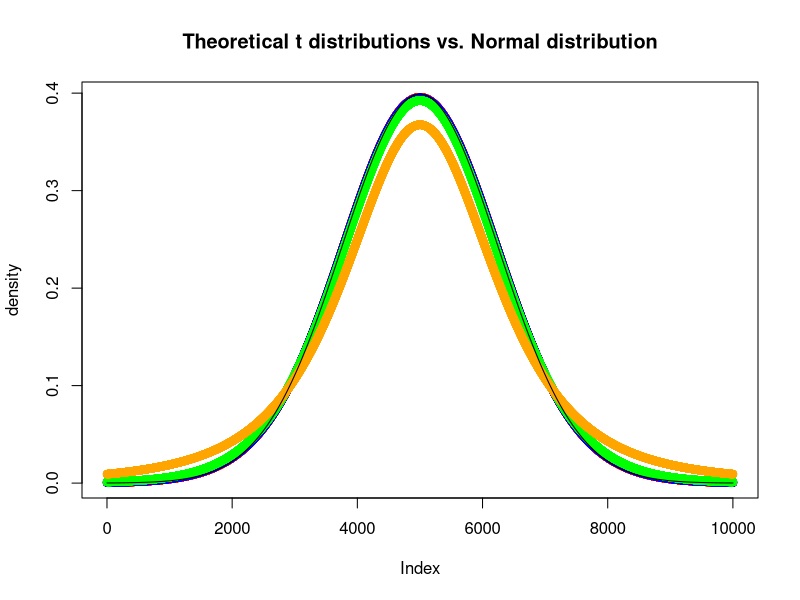
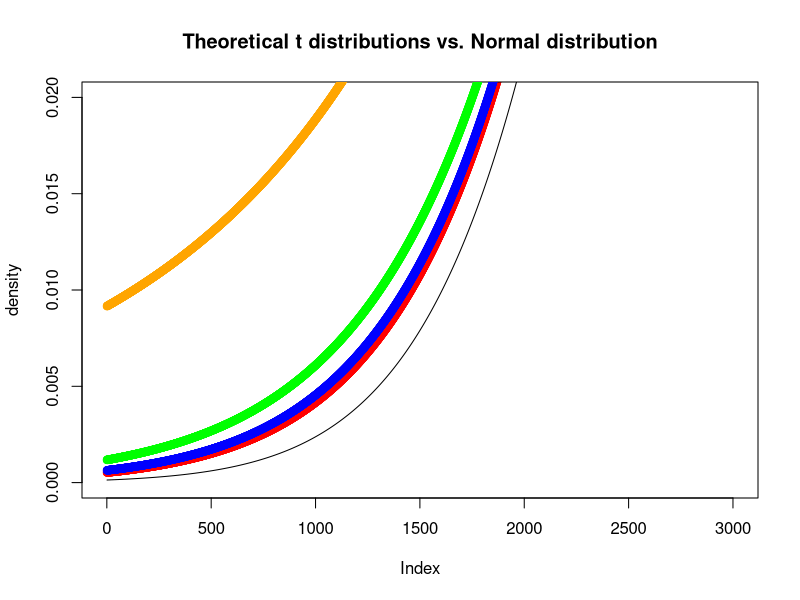
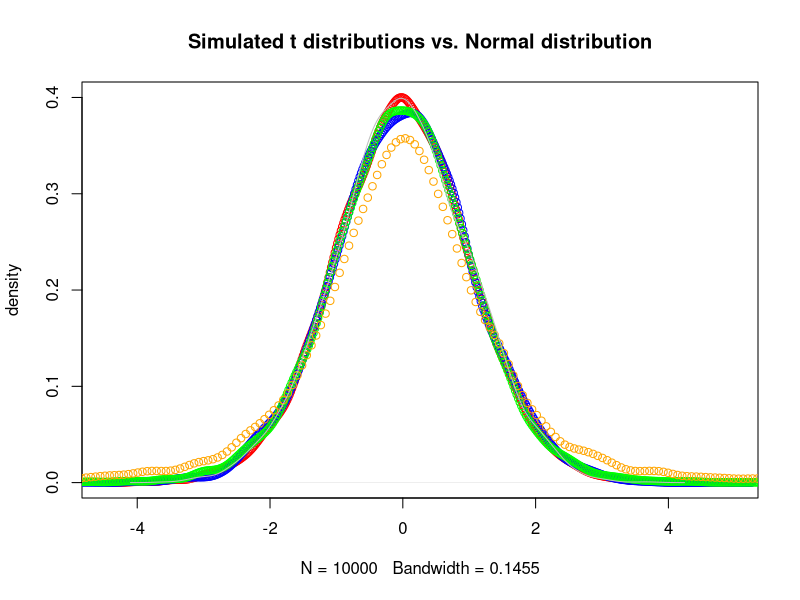
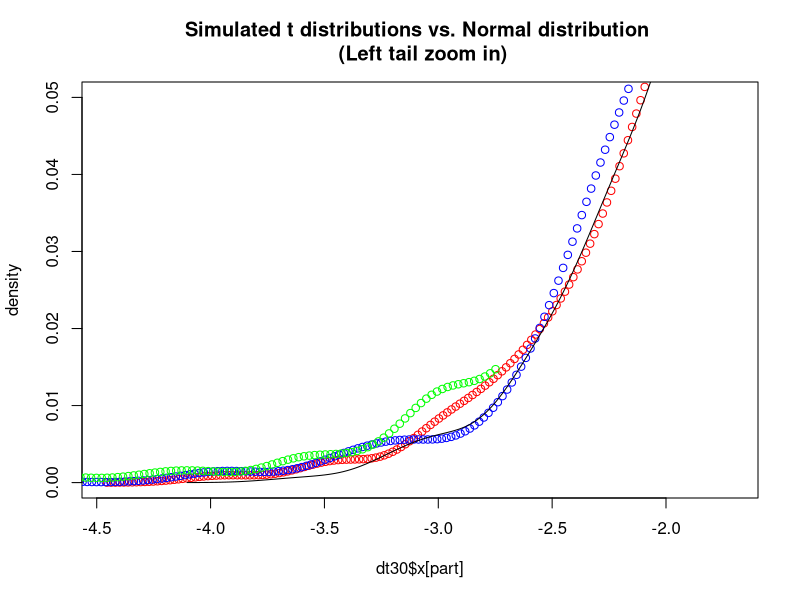
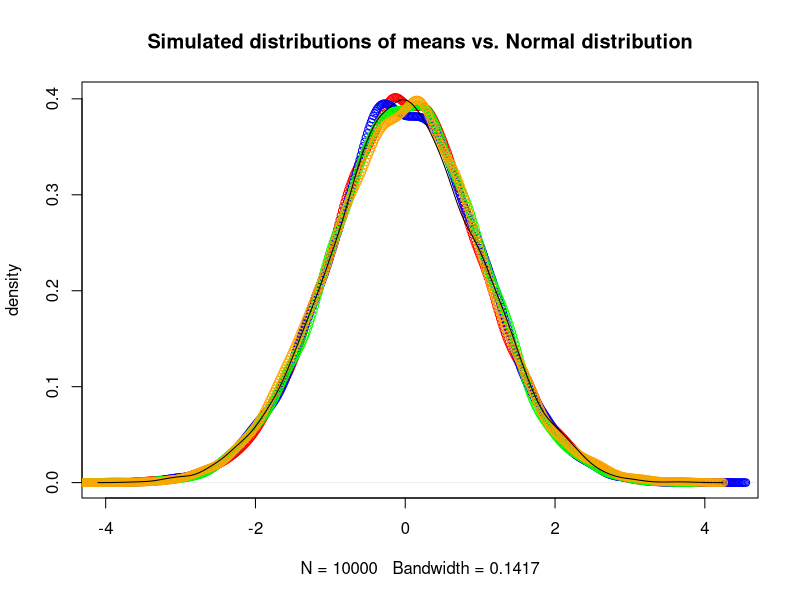
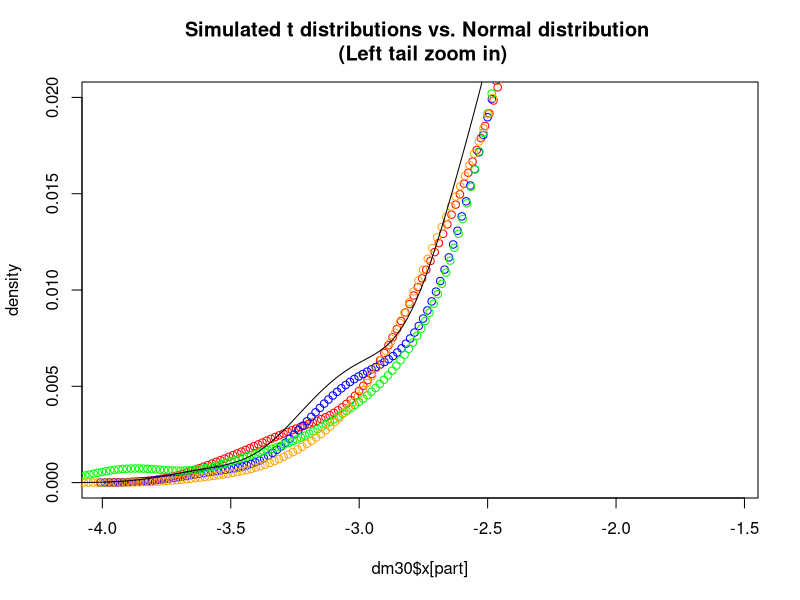

The R script that drew these images, in order:
## Compare the theoretical t distribution(s) and normal distribution
q <- seq(from = -4, to = 4,by=(4-(-4))/10000)
plot(dt(q,30),col= "red",type="p",main="Theoretical t distributions vs. Normal distribution",ylab="density")
lines(dt(q,25),col = "blue",type="p")
lines(dt(q,15),col = "green",type="p")
lines(dt(q,3),col ="orange",type="p")
lines(dnorm(q),col="black")

part <- 0:3000
plot(dt(q,30)[part],col= "red",type="p",main="Theoretical t distributions vs. Normal distribution",ylab="density",ylim = c(0,0.02))
lines(dt(q,25)[part],col = "blue",type="p")
lines(dt(q,15)[part],col = "green",type="p")
lines(dt(q,3)[part],col ="orange",type="p")
lines(dnorm(q)[part],col="black")


## Compare the simulated t distribution(s) and normal distribution
set.seed(1)
plot(dt30 <- density(rt(10000,30)),col = "red",type="p",main="Simulated t distributions vs. Normal distribution",ylab="density")
lines(dt25 <- density(rt(10000,25)),col = "blue",type="p")
lines(dt15 <- density(rt(10000,15)),col = "green",type="p")
lines(dt3 <- density(rt(10000,3)),col ="orange",type="p")
set.seed(1)
lines(dn <- density(rnorm(10000)),col="grey")

part <- 1:150
plot(dt30$y[part] ~ dt30$x[part],col = "red",type="p",main="Simulated t distributions vs. Normal distribution \n (Left tail zoom in)",ylab="density",ylim = c(0,0.05))
lines(dt25$y[part] ~ dt25$x[part],col = "blue",type="p")
lines(dt15$y[part] ~ dt15$x[part],col = "green",type="p")
lines(dt3$y[part] ~ dt3$x[part],col ="orange",type="p")
lines(dn$y[part] ~ dn$x[part],col="black")

## Compare the means of randomized data and the simulated t distribution
## Making of simulated data
m <- matrix(rep(0,4*10000),nc=4)
N = c(30,25,15,3)
## Generate the random numbers in consideration of standard error
for(j in 1:4) {
  i = 1
  set.seed(1)
  while(i <= 10000){
    m[i,j] <- c(mean(rnorm(N[j],0,sqrt(N[j]))))
    i = i+1
  }
}
## Draw plot
plot(dm30 <- density(m[,1]), col="red",type="p",main="Simulated distributions of means vs. Normal distribution",ylab="density")
lines(dm25 <- density(m[,2]),col="blue",type="p")
lines(dm15 <- density(m[,3]), col="green",type="p")
lines(dm3 <- density(m[,4]),col="orange",type="p")
set.seed(1)
lines(dm <- density(rnorm(10000)),col="black")

part <- 1:150
plot(dm30$y[part] ~ dm30$x[part],col = "red",type="p",main="Simulated t distributions vs. Normal distribution \n (Left tail zoom in)",ylab="density",ylim = c(0,0.02))
lines(dm25$y[part] ~ dm25$x[part],col = "blue",type="p")
lines(dm15$y[part] ~ dm15$x[part],col = "green",type="p")
lines(dm3$y[part] ~ dm3$x[part],col ="orange",type="p")
lines(dm$y[part] ~ dm$x[part],col="black",type="l")
